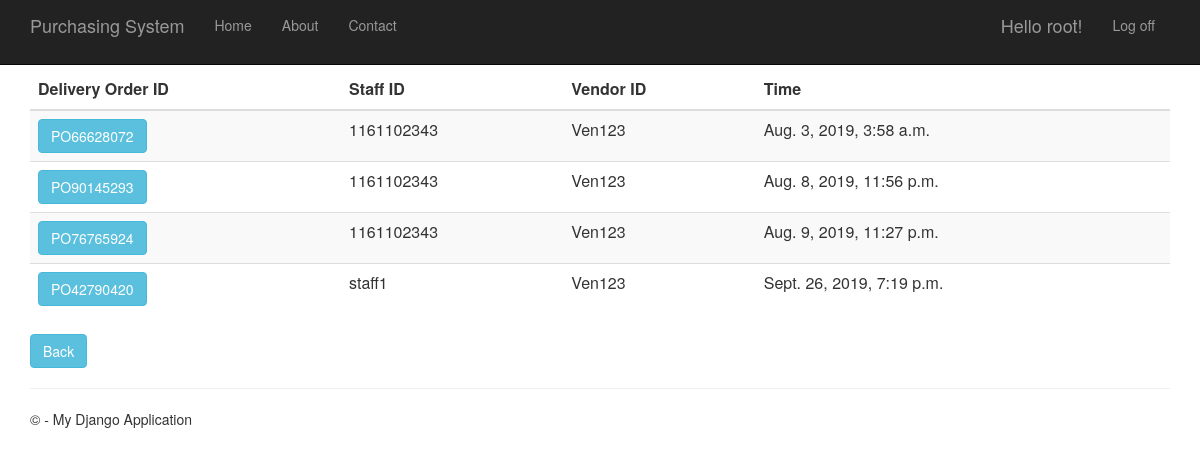
Screenshot of /deliveryorderhistory (signed in) with the database file from the repository.
### DeliveryOrder/models.py (models this page shows, shortened)
class DeliveryOrder(models.Model):
    delivery_order_id = models.CharField(primary_key=True, max_length=10)
    shipping_instructions = models.TextField()
    time_created = models.DateTimeField()
    description = models.TextField(null=True,default=None, blank=True)
    total_price = models.DecimalField(max_digits=10, decimal_places=2, default=Decimal('0.00'))
    person_id = models.ForeignKey(Person)
    vendor_id = models.ForeignKey(Vendor)
    purchase_order_id = models.OneToOneField(PurchaseOrder)

### app/models.py (models this page shows, shortened)
class Person(models.Model):
    user_id = models.OneToOneField(User)
    person_id = models.CharField(primary_key=True, max_length=10)
    person_name = models.TextField()
    person_address = models.TextField()
    person_phone_number = models.TextField()
    person_role = models.TextField(default = 'MANAGER')

class Vendor(models.Model):
    vendor_id = models.CharField(primary_key=True, max_length=10)
    vendor_name = models.TextField()
    vendor_phone_number = models.TextField()
    vendor_address = models.TextField()
    vendor_email = models.TextField()
    def __str__(self):
        return str(self.vendor_id)

### DeliveryOrder/views.py (the view)
# urls.py: url(r'^deliveryorderhistory', DeliveryOrder.views.deliveryorderhistory, name="delivery_order_history"),
def deliveryorderhistory(request):
    delivery_orders = DeliveryOrder.objects.all()
    context = {
            'title':'delivery Order History',
            'rows':delivery_orders
        }
    return render(request,'DeliveryOrder/deliveryorderhistory.html',context)

### DeliveryOrder/templates/DeliveryOrder/deliveryorderhistory.html
﻿{% extends "app/layout.html" %}
{% block content %}
<div class="purcahseorderhistory margintop" action="menu" >
    <form action="deliveryorderhistorydetails" method="GET">
        <table class="table table-striped margintop">
          <thead>
            <tr>
              <th scope="col">Delivery Order ID</th>
              <th scope="col">Staff ID</th>
              <th scope="col">Vendor ID</th>
              <th scope="col">Time</th>
            </tr>
          </thead>
          <tbody>
              {% for r in rows %}
            <tr>
                 <td><button type="submit" name="do_id" value="{{r.delivery_order_id}}" class="btn btn-info" >{{r.delivery_order_id}}</button></td>
                 <td>{{r.person_id.person_id}}</td>
                 <td>{{r.vendor_id}}</td>
                 <td>{{r.time_created}}</td>
            </tr>
              {% endfor %}
          </tbody>
        </table>
        <div class="margintop">
            <a type="submit" class="btn btn-info" href="/menu">Back</a>
        </div>
    </form>
</div>
{% endblock %}

### app/templates/app/loginpartial.html (shortened to what this page needs)
{% if user.is_authenticated %}
<form id="logoutForm" action="/logout" method="post" class="navbar-right">
    <ul class="nav navbar-nav navbar-right">
        <li><span class="navbar-brand">Hello {{ user.username }}!</span></li>
        <li><a href="javascript:document.getElementById('logoutForm').submit()">Log off</a></li>
    </ul>
</form>
{% else %}
<ul class="nav navbar-nav navbar-right">
    <li><a href="{% url 'login' %}">Log in</a></li>
</ul>
{% endif %}

### app/static/app/content/site.css (style rules this page uses)
body { padding-top: 50px; padding-bottom: 20px; }

### rows the page displays
DeliveryOrder: delivery_order_id "PO66628072", person_id.person_id "1161102343", vendor_id "Ven123", time_created "Aug. 3, 2019, 3:58 a.m."
DeliveryOrder: delivery_order_id "PO90145293", person_id.person_id "1161102343", vendor_id "Ven123", time_created "Aug. 8, 2019, 11:56 p.m."
DeliveryOrder: delivery_order_id "PO76765924", person_id.person_id "1161102343", vendor_id "Ven123", time_created "Aug. 9, 2019, 11:27 p.m."
DeliveryOrder: delivery_order_id "PO42790420", person_id.person_id "staff1", vendor_id "Ven123", time_created "Sept. 26, 2019, 7:19 p.m."

### other values shown
{{ user.username }} "root"
